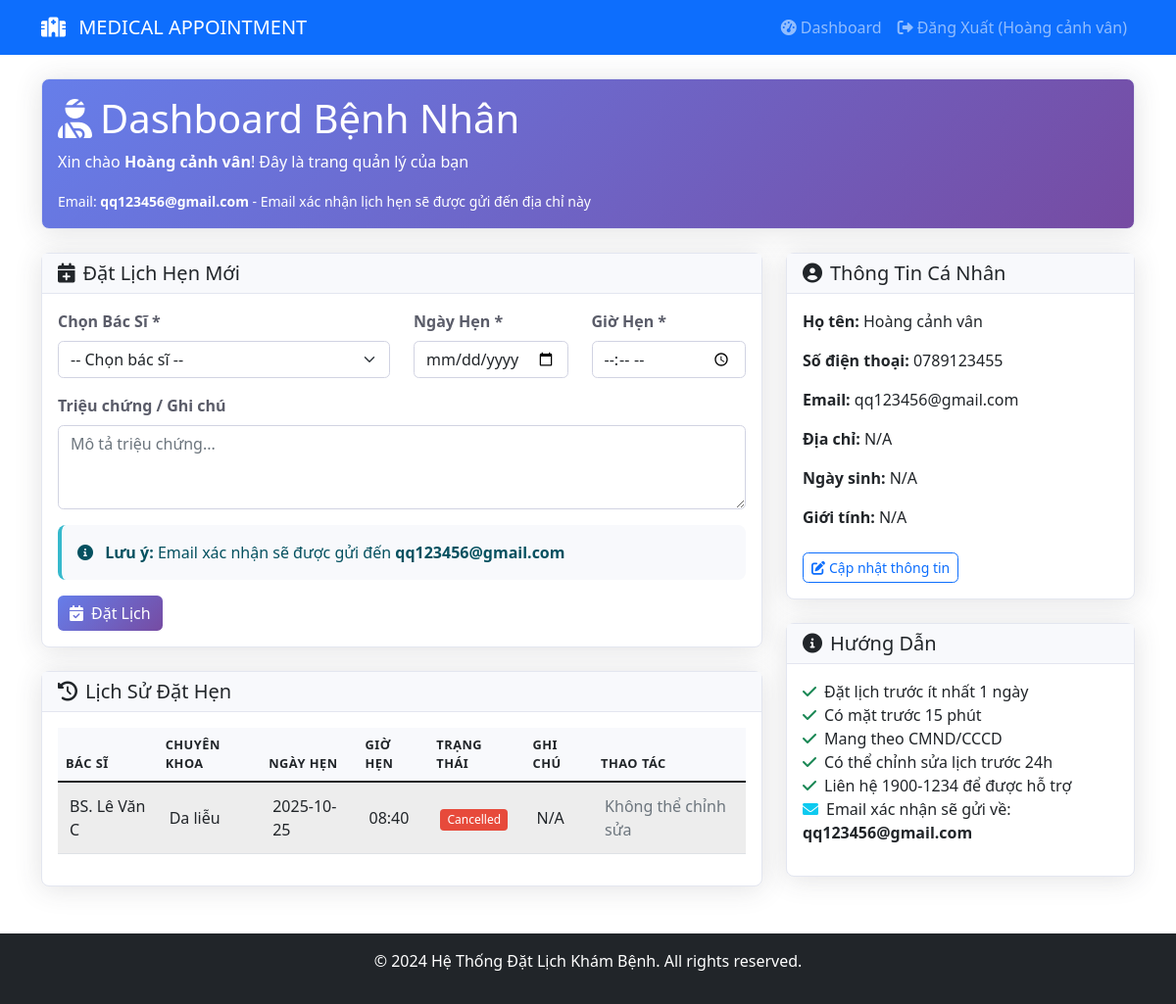
Page /patient/dashboard (signed in) on the committed database.
### tables this page shows
CREATE TABLE users (
            id INTEGER PRIMARY KEY AUTOINCREMENT,
            username TEXT UNIQUE NOT NULL,
            password TEXT NOT NULL,
            role TEXT NOT NULL,
            name TEXT,
            phone TEXT,
            email TEXT,
            created_at TIMESTAMP DEFAULT CURRENT_TIMESTAMP
        );

CREATE TABLE patients (
            id INTEGER PRIMARY KEY AUTOINCREMENT,
            name TEXT NOT NULL,
            phone TEXT NOT NULL,
            email TEXT,
            address TEXT,
            date_of_birth DATE,
            gender TEXT,
            user_id INTEGER,
            created_at TIMESTAMP DEFAULT CURRENT_TIMESTAMP,
            FOREIGN KEY (user_id) REFERENCES users (id)
        );

CREATE TABLE appointments (
            id INTEGER PRIMARY KEY AUTOINCREMENT,
            patient_id INTEGER NOT NULL,
            doctor_id INTEGER NOT NULL,
            appointment_date DATE NOT NULL,
            appointment_time TEXT NOT NULL,
            status TEXT DEFAULT 'Scheduled',
            notes TEXT,
            created_at TIMESTAMP DEFAULT CURRENT_TIMESTAMP,
            FOREIGN KEY (patient_id) REFERENCES patients (id),
            FOREIGN KEY (doctor_id) REFERENCES doctors (id)
        );

CREATE TABLE doctors (
            id INTEGER PRIMARY KEY AUTOINCREMENT,
            name TEXT NOT NULL,
            specialization TEXT NOT NULL,
            phone TEXT NOT NULL,
            email TEXT,
            available_days TEXT,
            available_time TEXT,
            created_at TIMESTAMP DEFAULT CURRENT_TIMESTAMP
        );

### app.py (the view)
    def decorated_function(*args, **kwargs):
        if not current_user.is_authenticated or current_user.role != 'patient':
            flash('Bạn không có quyền truy cập trang này!', 'error')
            return redirect(url_for('home'))
        return f(*args, **kwargs)

### app.py (called while the page is built, shortened)
@login_manager.user_loader
def load_user(user_id):
    conn = get_db_connection()
    user = conn.execute('SELECT * FROM users WHERE id = ?', (user_id,)).fetchone()
    conn.close()
    if user:
        return User(user['id'], user['username'], user['role'], user['name'], user['email'])
    return None

def get_db_connection():
    conn = sqlite3.connect(DATABASE)
    conn.row_factory = sqlite3.Row
    return conn

def patient_required(f):
    def decorated_function(*args, **kwargs):
        if not current_user.is_authenticated or current_user.role != 'patient':
            flash('Bạn không có quyền truy cập trang này!', 'error')
            return redirect(url_for('home'))
        return f(*args, **kwargs)
    decorated_function.__name__ = f.__name__
    return decorated_function

@app.route('/patient/dashboard')
@patient_required
def patient_dashboard():
    conn = get_db_connection()
    patient = conn.execute('''
        SELECT p.* FROM patients p
        WHERE p.user_id = ?
    ''', (current_user.id,)).fetchone()
    appointments = conn.execute('''
        SELECT a.*, d.name as doctor_name, d.specialization
        FROM appointments a
        JOIN doctors d ON a.doctor_id = d.id
        WHERE a.patient_id = ?
        ORDER BY a.appointment_date DESC, a.appointment_time DESC
    ''', (patient['id'],)).fetchall()
    doctors = conn.execute('SELECT * FROM doctors ORDER BY name').fetchall()
    conn.close()
    return render_template('patient_dashboard.html',
                         patient=patient,
                         appointments=appointments,
                         doctors=doctors,
                         today=datetime.now().strftime('%Y-%m-%d'))

### templates/patient_dashboard.html (shortened to what this page needs)
{% extends "base.html" %}
{% block content %}
<div class="row">
    <div class="col-12">
        <div class="card bg-gradient-primary text-white mb-4">
            <div class="card-body">
                <h1 class="card-title"><i class="fas fa-user-injured me-2"></i>Dashboard Bệnh Nhân</h1>
                <p class="card-text">Xin chào <strong>{{ patient.name }}</strong>! Đây là trang quản lý của bạn</p>
                <p class="card-text"><small>Email: <strong>{{ patient.email or 'Chưa cập nhật' }}</strong> - Email xác nhận lịch hẹn sẽ được gửi đến địa chỉ này</small></p>
            </div>
        </div>
    </div>
</div>
<div class="row">
    <div class="col-md-8">
        <div class="card">
            <div class="card-header">
                <h5 class="card-title mb-0">
                    <i class="fas fa-calendar-plus me-2"></i>Đặt Lịch Hẹn Mới
                </h5>
            </div>
            <div class="card-body">
                <form id="appointmentForm">
                    <div class="row">
                        <div class="col-md-6">
                            <div class="mb-3">
                                <label class="form-label">Chọn Bác Sĩ *</label>
                                <select class="form-select" name="doctor_id" required id="doctorSelect">
                                    <option value="">-- Chọn bác sĩ --</option>
                                </select>
                            </div>
                        </div>
                        <div class="col-md-3">
                            <div class="mb-3">
                                <label class="form-label">Ngày Hẹn *</label>
                                <input type="date" class="form-control" name="date" required min="{{ today }}">
                            </div>
                        </div>
                        <div class="col-md-3">
                            <div class="mb-3">
                                <label class="form-label">Giờ Hẹn *</label>
                                <input type="time" class="form-control" name="time" required>
                            </div>
                        </div>
                    </div>
                    <div class="mb-3">
                        <label class="form-label">Triệu chứng / Ghi chú</label>
                        <textarea class="form-control" name="notes" rows="3" placeholder="Mô tả triệu chứng..."></textarea>
                    </div>
                    <div class="alert alert-info">
                        <i class="fas fa-info-circle me-2"></i>
                        <strong>Lưu ý:</strong> Email xác nhận sẽ được gửi đến <strong>{{ patient.email or 'email của bạn' }}</strong>
                    </div>
                    <button type="button" class="btn btn-primary" onclick="bookAppointment()">
                        <i class="fas fa-calendar-check me-2"></i>Đặt Lịch
                    </button>
                </form>
            </div>
        </div>
        <div class="card mt-4">
            <div class="card-header">
                <h5 class="card-title mb-0">
                    <i class="fas fa-history me-2"></i>Lịch Sử Đặt Hẹn
                </h5>
            </div>
            <div class="card-body">
                <div class="table-responsive">
                    <table class="table table-striped" id="appointmentsTable">
                        <thead>
                            <tr>
                                <th>Bác Sĩ</th>
                                <th>Chuyên Khoa</th>
                                <th>Ngày Hẹn</th>
                                <th>Giờ Hẹn</th>
                                <th>Trạng Thái</th>
                                <th>Ghi Chú</th>
                                <th>Thao Tác</th>
                            </tr>
                        </thead>
                        <tbody>
                            {% for appointment in appointments %}
                            <tr data-appointment-id="{{ appointment.id }}">
                                <td>{{ appointment.doctor_name }}</td>
                                <td>{{ appointment.specialization }}</td>
                                <td>{{ appointment.appointment_date }}</td>
                                <td>{{ appointment.appointment_time }}</td>
                                <td>
                                    <span class="badge bg-{{ 'success' if appointment.status == 'Completed' else 'primary' if appointment.status == 'Scheduled' else 'warning' if appointment.status == 'Confirmed' else 'danger' }}">
                                        {{ appointment.status }}
                                    </span>
                                </td>
                                <td class="appointment-notes">{{ appointment.notes or 'N/A' }}</td>
                                <td>
                                    {% if appointment.status in ['Scheduled', 'Confirmed'] %}
                                    <button class="btn btn-warning btn-sm me-1" onclick="editAppointment('{{ appointment.id }}')"
        data-bs-toggle="tooltip" title="Chỉnh sửa">
                                        <i class="fas fa-edit"></i>
                                    </button>
                                    <button class="btn btn-danger btn-sm" onclick="cancelAppointment('{{ appointment.id }}')"
        data-bs-toggle="tooltip" title="Hủy lịch">
                                        <i class="fas fa-times"></i>
                                    </button>
                                    {% else %}
                                    <span class="text-muted">Không thể chỉnh sửa</span>
                                    {% endif %}
                                </td>
                            </tr>
                            {% else %}
                            <tr>
                                <td colspan="7" class="text-center text-muted">Chưa có lịch hẹn nào</td>
                            </tr>
                            {% endfor %}
                        </tbody>
                    </table>
                </div>
            </div>
        </div>
    </div>
    <div class="col-md-4">
        <div class="card">
            <div class="card-header">
                <h5 class="card-title mb-0">
                    <i class="fas fa-user-circle me-2"></i>Thông Tin Cá Nhân
                </h5>
            </div>
            <div class="card-body">
                <p><strong>Họ tên:</strong> {{ patient.name }}</p>
                <p><strong>Số điện thoại:</strong> {{ patient.phone }}</p>
                <p><strong>Email:</strong> {{ patient.email or 'N/A' }}</p>
                <p><strong>Địa chỉ:</strong> {{ patient.address or 'N/A' }}</p>
                <p><strong>Ngày sinh:</strong> {{ patient.date_of_birth or 'N/A' }}</p>
                <p><strong>Giới tính:</strong> {{ patient.gender or 'N/A' }}</p>
                <button class="btn btn-outline-primary btn-sm mt-2" onclick="editPatientInfo()">
                    <i class="fas fa-edit me-1"></i>Cập nhật thông tin
                </button>
            </div>
        </div>
        <div class="card mt-4">
            <div class="card-header">
                <h5 class="card-title mb-0">
                    <i class="fas fa-info-circle me-2"></i>Hướng Dẫn
                </h5>
            </div>
            <div class="card-body">
                <ul class="list-unstyled">
                    <li><i class="fas fa-check text-success me-2"></i>Đặt lịch trước ít nhất 1 ngày</li>
                    <li><i class="fas fa-check text-success me-2"></i>Có mặt trước 15 phút</li>
                    <li><i class="fas fa-check text-success me-2"></i>Mang theo CMND/CCCD</li>
                    <li><i class="fas fa-check text-success me-2"></i>Có thể chỉnh sửa lịch trước 24h</li>
                    <li><i class="fas fa-check text-success me-2"></i>Liên hệ 1900-1234 để được hỗ trợ</li>
                    <li><i class="fas fa-envelope text-info me-2"></i>Email xác nhận sẽ gửi về: <strong>{{ patient.email or 'email của bạn' }}</strong></li>
                </ul>
            </div>
        </div>
    </div>
</div>
{% endblock %}

### templates/base.html (shortened to what this page needs)
<!DOCTYPE html>
<html lang="vi">
<head>
    <link href="https://cdn.jsdelivr.net/npm/bootstrap@5.1.3/dist/css/bootstrap.min.css" rel="stylesheet">
    <link href="https://cdnjs.cloudflare.com/ajax/libs/font-awesome/6.0.0/css/all.min.css" rel="stylesheet">
    <link href="{{ url_for('static', filename='css/style.css') }}" rel="stylesheet">
</head>
<body>
    {% if current_user.is_authenticated %}
    <nav class="navbar navbar-expand-lg navbar-dark bg-primary">
        <div class="container">
            <a class="navbar-brand" href="{{ url_for('home') }}">
                <i class="fas fa-hospital-alt me-2"></i>
                MEDICAL APPOINTMENT
            </a>
            <div class="collapse navbar-collapse" id="navbarNav">
                <ul class="navbar-nav ms-auto">
                    {% if current_user.role == 'patient' %}
                    <li class="nav-item">
                        <a class="nav-link" href="{{ url_for('patient_dashboard') }}">
                            <i class="fas fa-tachometer-alt me-1"></i>Dashboard
                        </a>
                    </li>
                    {% endif %}
                    <li class="nav-item">
                        <a class="nav-link" href="{{ url_for('logout') }}">
                            <i class="fas fa-sign-out-alt me-1"></i>Đăng Xuất ({{ current_user.name }})
                        </a>
                    </li>
                </ul>
            </div>
        </div>
    </nav>
    {% endif %}
    <div class="container mt-4">
        {% block content %}{% endblock %}
    </div>
    <footer class="bg-dark text-white text-center py-3 mt-5">
        <div class="container">
            <p>&copy; 2024 Hệ Thống Đặt Lịch Khám Bệnh. All rights reserved.</p>
        </div>
    </footer>
</body>
</html>

### static/css/style.css (style rules this page uses)
.bg-gradient-primary { background: linear-gradient(135deg, #667eea 0%, #764ba2 100%); }
.card { box-shadow: 0 0.15rem 1.75rem 0 rgba(58, 59, 69, 0.15); border: 1px solid #e3e6f0; border-radius: 0.5rem; }
.card-header { background-color: #f8f9fc; border-bottom: 1px solid #e3e6f0; font-weight: 600; }
.table th { border-top: none; font-weight: 600; text-transform: uppercase; font-size: 0.8rem; letter-spacing: 0.5px; background-color: #f8f9fc; }
.table td { vertical-align: middle; padding: 0.75rem; }
.table-striped tbody tr:nth-of-type(odd) { background-color: rgba(0, 0, 0, 0.02); }
.badge { font-size: 0.75em; font-weight: 500; padding: 0.4em 0.6em; }
.btn { border-radius: 0.35rem; font-weight: 500; transition: all 0.15s ease-in-out; }
.btn-primary { background: linear-gradient(135deg, #667eea 0%, #764ba2 100%); border: none; }
.btn-sm { padding: 0.25rem 0.5rem; font-size: 0.875rem; }
.form-control, .form-select { border-radius: 0.35rem; border: 1px solid #d1d3e2; transition: border-color 0.15s ease-in-out, box-shadow 0.15s ease-in-out; }
.form-label { font-weight: 600; color: #5a5c69; margin-bottom: 0.5rem; }
.badge.bg-danger { background-color: #e74a3b !important; }
.alert { border: none; border-radius: 0.5rem; border-left: 4px solid; }
.alert-info { border-left-color: #36b9cc; background-color: #f8f9fc; }

### rows in the picture
users: name "Hoàng cảnh vân"
patients: name "Hoàng cảnh vân", email "qq123456@gmail.com", phone "0789123455"
appointments: doctor_name "BS. Lê Văn C", specialization "Da liễu", appointment_date "2025-10-25", appointment_time "08:40", status "Cancelled", notes "N/A", shows "Không thể chỉnh sửa"

### other values in the picture
{{ patient.address or 'N/A' }} "N/A"
{{ patient.date_of_birth or 'N/A' }} "N/A"
{{ patient.gender or 'N/A' }} "N/A"
